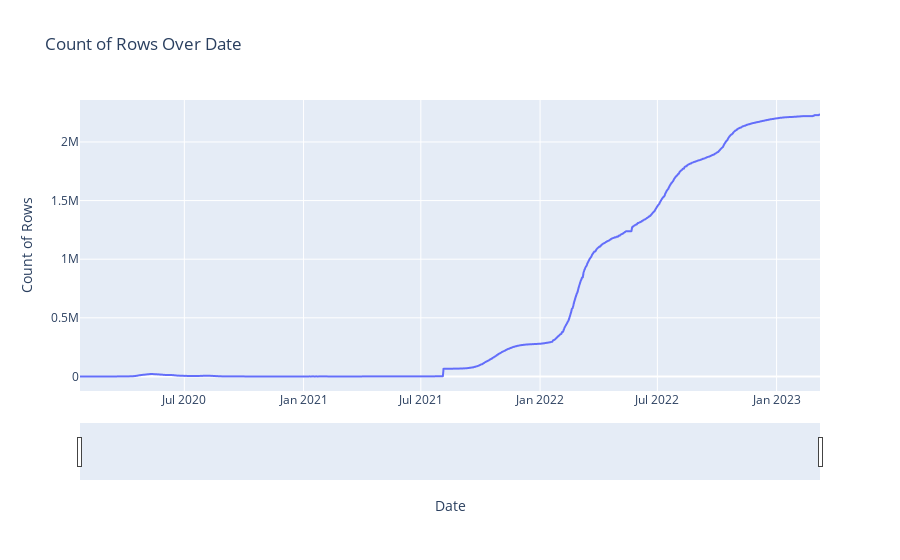

Write notebook code for a chart like this one.
### Code cell
# Create an interactive plot with a slider bar using Plotly
fig = px.line(df, x='Date', y='Active', title='Count of Rows Over Date')
fig.update_xaxes(rangeslider_visible=True)
fig.update_layout(xaxis_title='Date', yaxis_title='Count of Rows')

### Figure 1 — Plotly figure (JSON) as saved in the notebook; plotly's stock layout.template omitted (floating-point values rounded to 4 significant figures; data arrays with more than 128 entries replaced by an {"elided": "..."} marker saying what was removed)
{"data": [{"hovertemplate": "Date=%{x}<br>Active=%{y}<extra></extra>", "legendgroup": "", "line": {"color": "#636efa", "dash": "solid"}, "marker": {"symbol": "circle"}, "mode": "lines", "name": "", "showlegend": false, "type": "scattergl", "x": {"elided": "1143 str values"}, "xaxis": "x", "y": {"elided": "1143 int values"}, "yaxis": "y"}], "layout": {"legend": {"tracegroupgap": 0}, "title": {"text": "Count of Rows Over Date"}, "xaxis": {"anchor": "y", "domain": [0, 1], "rangeslider": {"visible": true}, "title": {"text": "Date"}}, "yaxis": {"anchor": "x", "domain": [0, 1], "title": {"text": "Count of Rows"}}}}
